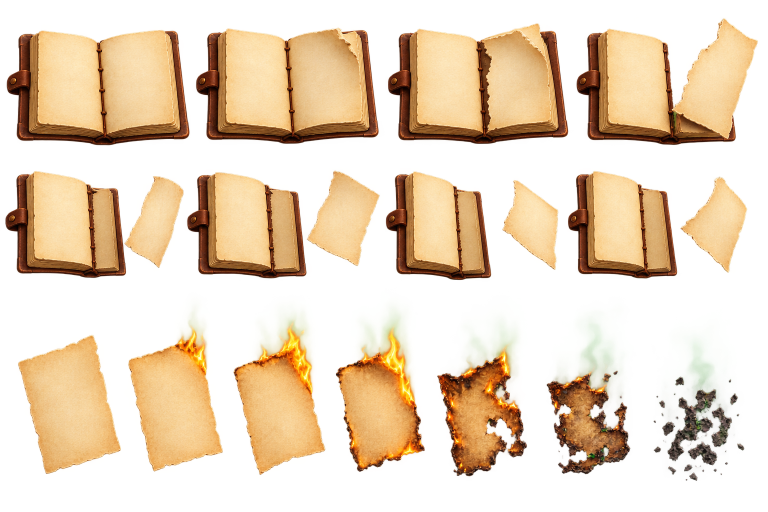
#> input picture assets/journal/_source_gpt_journal_sheet.png, 1536 x 1024 px (shown at 1/2 size)
$ python cut_zk_fire.py ../assets/journal/_source_gpt_journal_sheet.png out.png
#> lines starting #> are read from the running program, lines starting #| are printed output that depends on the picture
# (11-24) Glen's resaved signal fire (david-sling-2-art/ziph/signal fire.png): four frames side by side, the fire
# catching (1, 2) and burning (3, 4). Cut into h7_zk_fire_1..4.png (Ziklag's fires, zk7.js), each the same size with
# the stone base at the bottom; green left from the green screen taken out (strong green: clear; a green tinge: grayed)
import sys
from PIL import Image
SRC = sys.argv[1] if len(sys.argv) > 1 else "david-sling-2-art/ziph/signal fire.png"
OUT = sys.argv[2] if len(sys.argv) > 2 else "david-sling-2/assets/rooms/w7/kit"
RUNS = [(24, 460), (502, 938), (980, 1416), (1458, 1894)]
im = Image.open(SRC).convert("RGBA")
#> im is the input picture: PIL image 1536x1024 RGBA; mean R, G, B, A 102.8, 84.2, 48.2, 107.8
top, bot = 600, 1272
for i, (x0, x1) in enumerate(RUNS):
    fr = im.crop((x0 - 4, top, x1 + 4, bot))
    px = fr.load()
    for y in range(fr.height):
        for x in range(fr.width):
            r, g, b, a = px[x, y]
            if a == 0: continue
            m = max(r, b)
            if g > m + 25 and g > 90:   # green screen left over
                px[x, y] = (r, g, b, 0); continue
            if g > m:   # a green tinge on an edge: no more green than red or blue
                px[x, y] = (r, m, b, a)
    fr.save(f"{OUT}/h7_zk_fire_{i + 1}.png")
    print("frame", i + 1, fr.size)
#> this loop made 4 passes
#> pass 1, `fr = im.crop((x0 - 4, top, x1 + 4, bot))`:
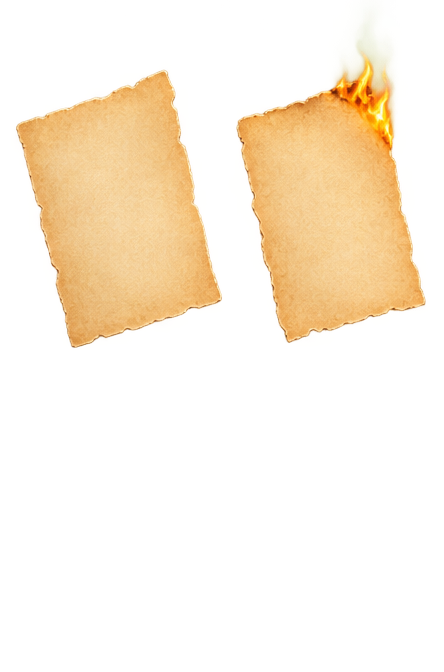
#> fr: PIL image 444x672 RGBA; mean R, G, B, A 69, 56.4, 31.2, 60.1; transparent parts drawn white
#> pass 2, `fr = im.crop((x0 - 4, top, x1 + 4, bot))`:
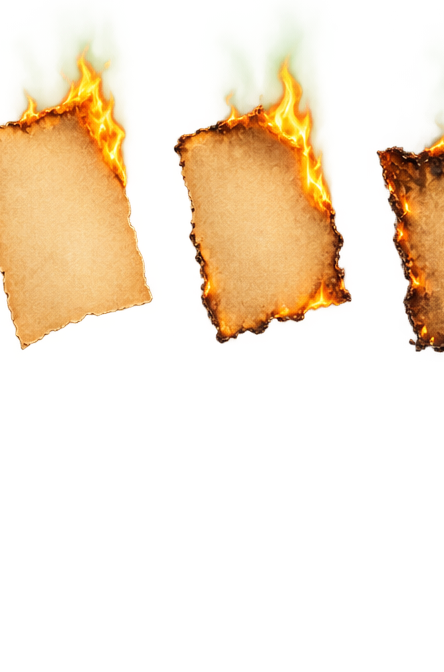
#> fr: PIL image 444x672 RGBA; mean R, G, B, A 70.8, 56.2, 20.2, 60; transparent parts drawn white
#> pass 2, `fr.save(f"{OUT}/h7_zk_fire_{i + 1}.png")`:
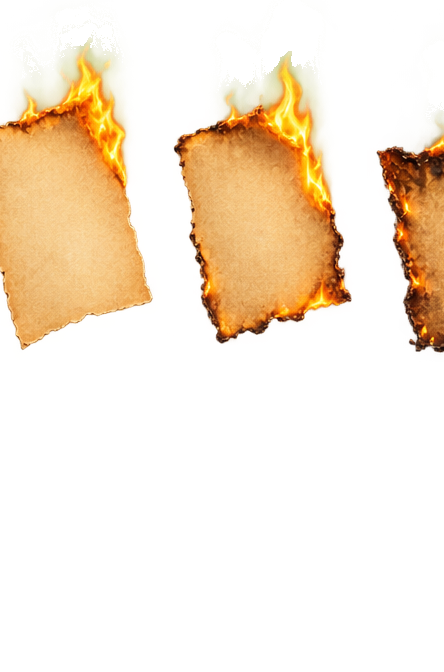
#> saved as h7_zk_fire_2.png: PIL image 444x672 RGBA; mean R, G, B, A 70.8, 56.1, 20.2, 59.6; transparent parts drawn white
#> after the loop:
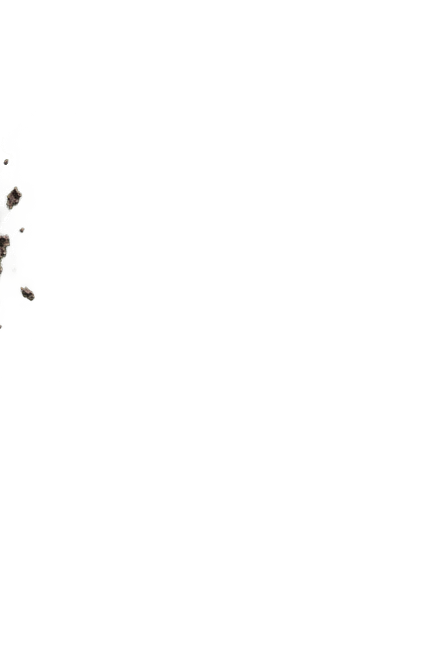
#> fr: PIL image 444x672 RGBA; mean R, G, B, A 0.8, 1.8, 0.4, 0.5; transparent parts drawn white
